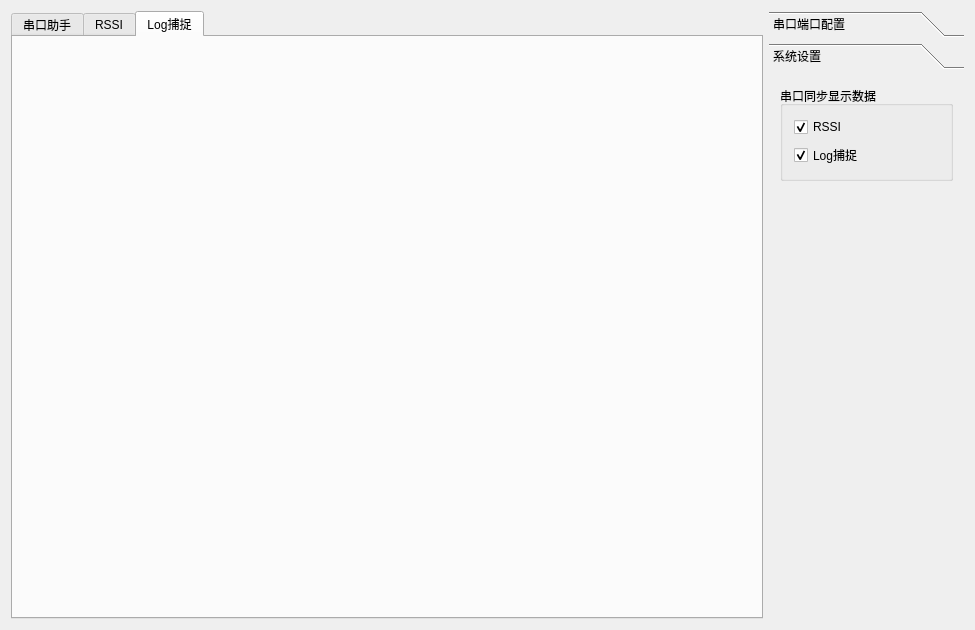
<?xml version="1.0" encoding="UTF-8"?>
<ui version="4.0">
 <class>MainWidget</class>
 <widget class="QWidget" name="MainWidget">
  <property name="geometry">
   <rect>
    <x>0</x>
    <y>0</y>
    <width>975</width>
    <height>630</height>
   </rect>
  </property>
  <property name="sizePolicy">
   <sizepolicy hsizetype="Preferred" vsizetype="Preferred">
    <horstretch>0</horstretch>
    <verstretch>0</verstretch>
   </sizepolicy>
  </property>
  <property name="windowTitle">
   <string>DebugTool</string>
  </property>
  <property name="windowIcon">
   <iconset resource="srcfile.qrc">
    <normaloff>:/icon/SrcFile/icon/tools.png</normaloff>:/icon/SrcFile/icon/tools.png</iconset>
  </property>
  <layout class="QGridLayout" name="gridLayout">
   <item row="0" column="0">
    <widget class="QTabWidget" name="tabWidget">
     <property name="sizePolicy">
      <sizepolicy hsizetype="Preferred" vsizetype="Preferred">
       <horstretch>0</horstretch>
       <verstretch>0</verstretch>
      </sizepolicy>
     </property>
     <property name="currentIndex">
      <number>2</number>
     </property>
     <property name="usesScrollButtons">
      <bool>false</bool>
     </property>
     <property name="documentMode">
      <bool>false</bool>
     </property>
     <property name="movable">
      <bool>true</bool>
     </property>
     <widget class="SerialTool" name="SerialAssistant">
      <attribute name="title">
       <string>串口助手</string>
      </attribute>
     </widget>
     <widget class="RealTimeWave" name="RSSI">
      <attribute name="title">
       <string>RSSI</string>
      </attribute>
     </widget>
     <widget class="LogCapture" name="LogCaptureTool">
      <attribute name="title">
       <string>Log捕捉</string>
      </attribute>
     </widget>
    </widget>
   </item>
   <item row="0" column="1">
    <widget class="QToolBox" name="toolBox">
     <property name="sizePolicy">
      <sizepolicy hsizetype="Fixed" vsizetype="Preferred">
       <horstretch>0</horstretch>
       <verstretch>0</verstretch>
      </sizepolicy>
     </property>
     <property name="minimumSize">
      <size>
       <width>195</width>
       <height>240</height>
      </size>
     </property>
     <property name="layoutDirection">
      <enum>Qt::LeftToRight</enum>
     </property>
     <property name="currentIndex">
      <number>1</number>
     </property>
     <widget class="SerialPort" name="PortSerial">
      <property name="geometry">
       <rect>
        <x>0</x>
        <y>0</y>
        <width>195</width>
        <height>548</height>
       </rect>
      </property>
      <attribute name="label">
       <string>串口端口配置</string>
      </attribute>
     </widget>
     <widget class="QWidget" name="SystemSettingPag">
      <property name="geometry">
       <rect>
        <x>0</x>
        <y>0</y>
        <width>195</width>
        <height>548</height>
       </rect>
      </property>
      <attribute name="label">
       <string>系统设置</string>
      </attribute>
      <layout class="QGridLayout" name="gridLayout_3">
       <item row="0" column="0">
        <widget class="QGroupBox" name="groupBox">
         <property name="title">
          <string>串口同步显示数据</string>
         </property>
         <layout class="QGridLayout" name="gridLayout_4">
          <item row="1" column="0">
           <widget class="QCheckBox" name="checkBox_SyncShow_LogCapture">
            <property name="text">
             <string>Log捕捉</string>
            </property>
            <property name="checked">
             <bool>true</bool>
            </property>
           </widget>
          </item>
          <item row="0" column="0">
           <widget class="QCheckBox" name="checkBox_SyncShow_RSSI">
            <property name="text">
             <string>RSSI</string>
            </property>
            <property name="checked">
             <bool>true</bool>
            </property>
           </widget>
          </item>
         </layout>
        </widget>
       </item>
       <item row="1" column="0">
        <spacer name="verticalSpacer">
         <property name="orientation">
          <enum>Qt::Vertical</enum>
         </property>
         <property name="sizeHint" stdset="0">
          <size>
           <width>20</width>
           <height>463</height>
          </size>
         </property>
        </spacer>
       </item>
      </layout>
     </widget>
    </widget>
   </item>
  </layout>
 </widget>
 <layoutdefault spacing="6" margin="11"/>
 <customwidgets>
  <customwidget>
   <class>SerialTool</class>
   <extends>QWidget</extends>
   <header>serialtool.h</header>
   <container>1</container>
  </customwidget>
  <customwidget>
   <class>RealTimeWave</class>
   <extends>QWidget</extends>
   <header>realtimewave.h</header>
   <container>1</container>
  </customwidget>
  <customwidget>
   <class>LogCapture</class>
   <extends>QWidget</extends>
   <header>logcapture.h</header>
   <container>1</container>
  </customwidget>
  <customwidget>
   <class>SerialPort</class>
   <extends>QWidget</extends>
   <header>serialport.h</header>
   <container>1</container>
  </customwidget>
 </customwidgets>
 <resources>
  <include location="srcfile.qrc"/>
 </resources>
 <connections/>
</ui>
